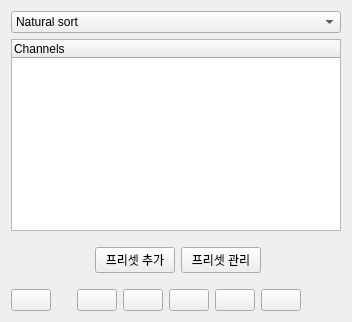
     <widget class="QWidget" name="channels_tab">
      <attribute name="icon">
       <iconset resource="resource.qrc">
        <normaloff>:/graph.png</normaloff>:/graph.png</iconset>
      </attribute>
      <attribute name="title">
       <string>Channels</string>
      </attribute>
      <layout class="QVBoxLayout" name="verticalLayout_5">
       <item>
        <widget class="QSplitter" name="splitter">
         <property name="orientation">
          <enum>Qt::Horizontal</enum>
         </property>
         <widget class="QWidget" name="verticalLayoutWidget">
          <layout class="QVBoxLayout" name="channels_layout">
           <item>
            <widget class="QComboBox" name="channel_view">
             <item>
              <property name="text">
               <string>Natural sort</string>
              </property>
             </item>
             <item>
              <property name="text">
               <string>Internal file structure</string>
              </property>
             </item>
             <item>
              <property name="text">
               <string>Selected channels only</string>
              </property>
             </item>
            </widget>
           </item>
           <item>
            <widget class="TreeWidget" name="channels_tree">
             <property name="toolTip">
              <string>Double click channel to see extended information</string>
             </property>
             <column>
              <property name="text">
               <string>Channels</string>
              </property>
             </column>
            </widget>
           </item>
           <item>
            <layout class="QHBoxLayout" name="preset_layout">
             <property name="topMargin">
              <number>10</number>
             </property>
             <property name="bottomMargin">
              <number>10</number>
             </property>
             <item>
              <spacer name="horizontalSpacer_6">
               <property name="orientation">
                <enum>Qt::Horizontal</enum>
               </property>
               <property name="sizeType">
                <enum>QSizePolicy::Fixed</enum>
               </property>
               <property name="sizeHint" stdset="0">
                <size>
                 <width>84</width>
                 <height>20</height>
                </size>
               </property>
              </spacer>
             </item>
             <item>
              <widget class="QPushButton" name="add_preset_button">
               <property name="text">
                <string>프리셋 추가</string>
               </property>
              </widget>
             </item>
             <item>
              <widget class="QPushButton" name="manage_preset_button">
               <property name="text">
                <string>프리셋 관리</string>
               </property>
              </widget>
             </item>
             <item>
              <spacer name="horizontalSpacer_7">
               <property name="orientation">
                <enum>Qt::Horizontal</enum>
               </property>
               <property name="sizeHint" stdset="0">
                <size>
                 <width>40</width>
                 <height>20</height>
                </size>
               </property>
              </spacer>
             </item>
            </layout>
           </item>
           <item>
            <layout class="QHBoxLayout" name="buttons_layout">
             <item>
              <widget class="QPushButton" name="load_channel_list_btn">
               <property name="toolTip">
                <string>Load offline windows</string>
               </property>
               <property name="text">
                <string/>
               </property>
               <property name="icon">
                <iconset resource="resource.qrc">
                 <normaloff>:/open.png</normaloff>:/open.png</iconset>
               </property>
              </widget>
             </item>
             <item>
              <spacer name="button_spacer1">
               <property name="orientation">
                <enum>Qt::Horizontal</enum>
               </property>
               <property name="sizeType">
                <enum>QSizePolicy::Fixed</enum>
               </property>
               <property name="sizeHint" stdset="0">
                <size>
                 <width>20</width>
                 <height>20</height>
                </size>
               </property>
              </spacer>
             </item>
             <item>
              <widget class="QPushButton" name="save_channel_list_btn">
               <property name="toolTip">
                <string>Save offline windows</string>
               </property>
               <property name="text">
                <string/>
               </property>
               <property name="icon">
                <iconset resource="resource.qrc">
                 <normaloff>:/save.png</normaloff>:/save.png</iconset>
               </property>
              </widget>
             </item>
             <item>
              <widget class="QPushButton" name="select_all_btn">
               <property name="toolTip">
                <string>Select all the channels</string>
               </property>
               <property name="text">
                <string/>
               </property>
               <property name="icon">
                <iconset resource="resource.qrc">
                 <normaloff>:/checkmark.png</normaloff>:/checkmark.png</iconset>
               </property>
              </widget>
             </item>
             <item>
              <widget class="QPushButton" name="clear_channels_btn">
               <property name="toolTip">
                <string>Clear all selected channels</string>
               </property>
               <property name="text">
                <string/>
               </property>
               <property name="icon">
                <iconset resource="resource.qrc">
                 <normaloff>:/erase.png</normaloff>:/erase.png</iconset>
               </property>
              </widget>
             </item>
             <item>
              <widget class="QPushButton" name="advanced_search_btn">
               <property name="toolTip">
                <string>Search and select channels</string>
               </property>
               <property name="text">
                <string/>
               </property>
               <property name="icon">
                <iconset resource="resource.qrc">
                 <normaloff>:/search.png</normaloff>:/search.png</iconset>
               </property>
              </widget>
             </item>
             <item>
              <widget class="QPushButton" name="create_window_btn">
               <property name="toolTip">
                <string>Create window</string>
               </property>
               <property name="text">
                <string/>
               </property>
               <property name="icon">
                <iconset resource="resource.qrc">
                 <normaloff>:/graph.png</normaloff>:/graph.png</iconset>
               </property>
              </widget>
             </item>
             <item>
              <spacer name="button_spacer2">
               <property name="orientation">
                <enum>Qt::Horizontal</enum>
               </property>
               <property name="sizeHint" stdset="0">
                <size>
                 <width>40</width>
                 <height>20</height>
                </size>
               </property>
              </spacer>
             </item>
            </layout>
           </item>
          </layout>
         </widget>
        </widget>
       </item>
      </layout>
     </widget>
